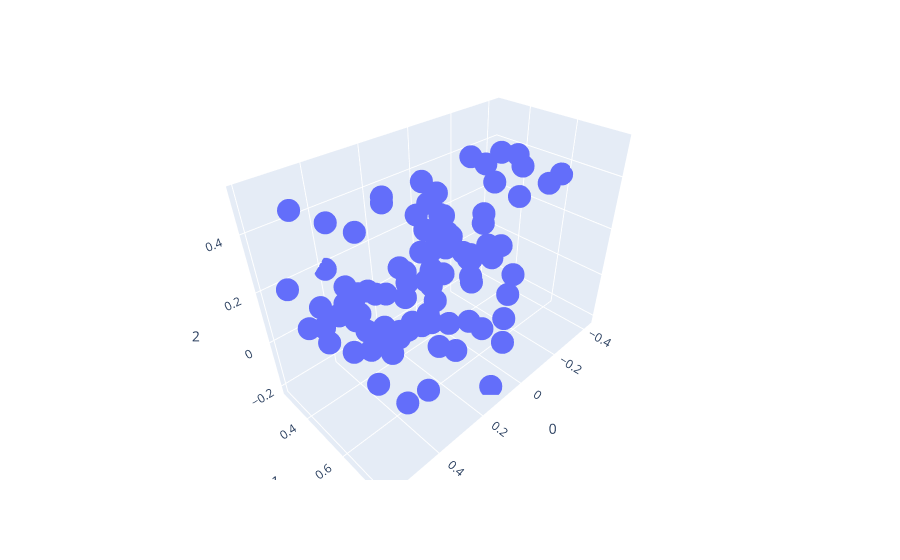

This figure's notebook cell:
### Code cell
fig = px.scatter_3d(X[:100], x=0, y=1, z=2)
fig.show()
